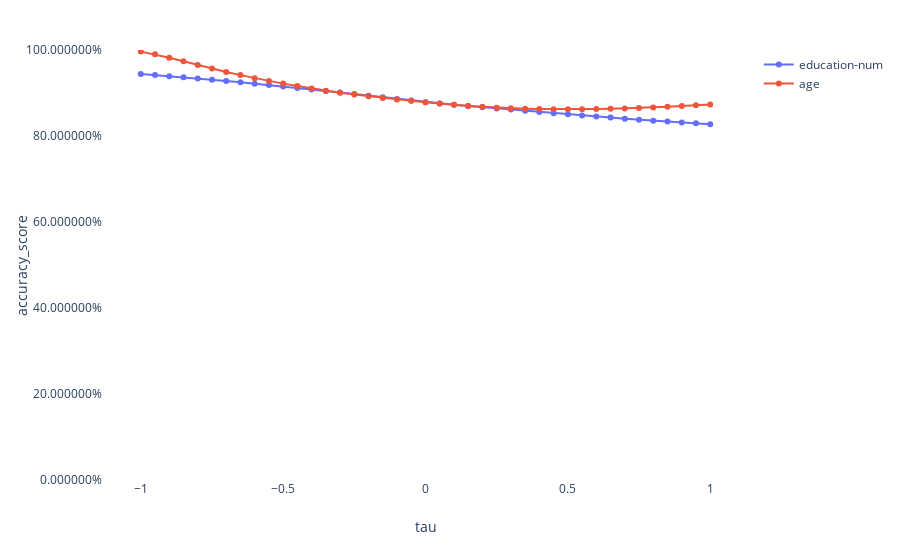

Notebook cell for this chart:
### Markdown cell above
We can see that although the overall accuracy is around 0.88, it is much higher when the age is lower. This is quite intuitive, as we can imagine that young adults more often than not have a salary under $50k. When they get older, many things can happen and their salary isn't as easy to guess, which translates to a lower model accuracy.

In the same way as before, we can visualize the performance of the metric with respect to multiple variables.

### Code cell
explainer.plot_performance(
    X_test=X_test[['age', 'education-num']],
    y_test=y_test,
    y_pred=y_pred > 0.5,
    metric=metrics.accuracy_score,
    inline=True
)
